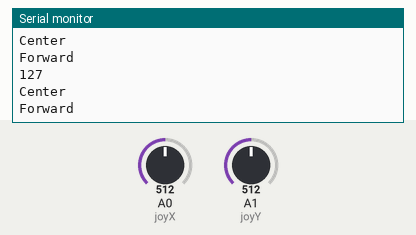
Bench run of a sketch on a simulated Arduino Uno, built with avr-gcc and run on an emulated ATmega328P. On the bench: the last lines printed to the serial monitor. Inputs (shaded band) come from the test bench; at power-on: A0 (joyX) = 512, A1 (joyY) = 512.

Above: at 1.2 s.
1.3 s: A0 (joyX) set to 508
At 1.42 s:
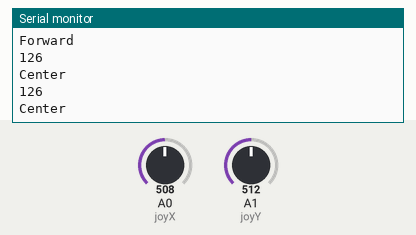
2.8 s: A0 (joyX) set to 306
At 2.83 s:
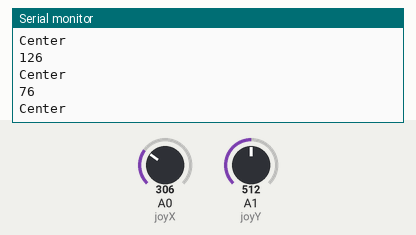
Timing chart, 0 to 5.8 s (numbered marks = the images above; inputs shaded):
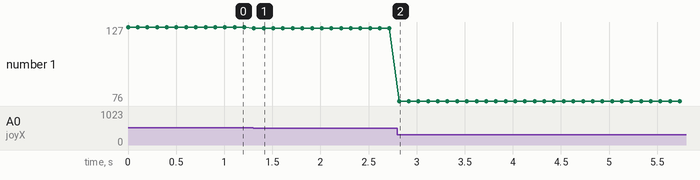

Measured:
- the behaviour switches between 509 and 508 on A0 (joyX) (found by bisection; images 0 and 1)
- after the input at 1.3 s, the serial monitor: prints a new line at once (image 1)
- after the input at 2.8 s, the serial monitor: prints a new line at once (image 2)
- plotted number 1: 127 → 126 after the input at 1.3 s, 126 → 76 after the input at 2.8 s

The sketch:

joistik_with_arduino.ino
```cpp
int joyX=A0;
int joyY=A1;

void setup()
{
pinMode(joyX,INPUT);
pinMode(joyY,INPUT);
Serial.begin(9600);
}
void loop()
{
  int x=analogRead(joyX);
  int y=analogRead(joyY);
  x=map(x,0,1021,0,255);
  y=map(y,0,1021,0,255);
  //Serial.print("x=""y=");
  Serial.println(x);
  if(x >= 125 || x<=126)
  {
    Serial.println("Center");
  }
  if(x > 126)
  {
    Serial.println("Forward");
  }
  if(x < 125 )
  {
    Serial.println("Backward");
  }
  delay(100);
}
```
